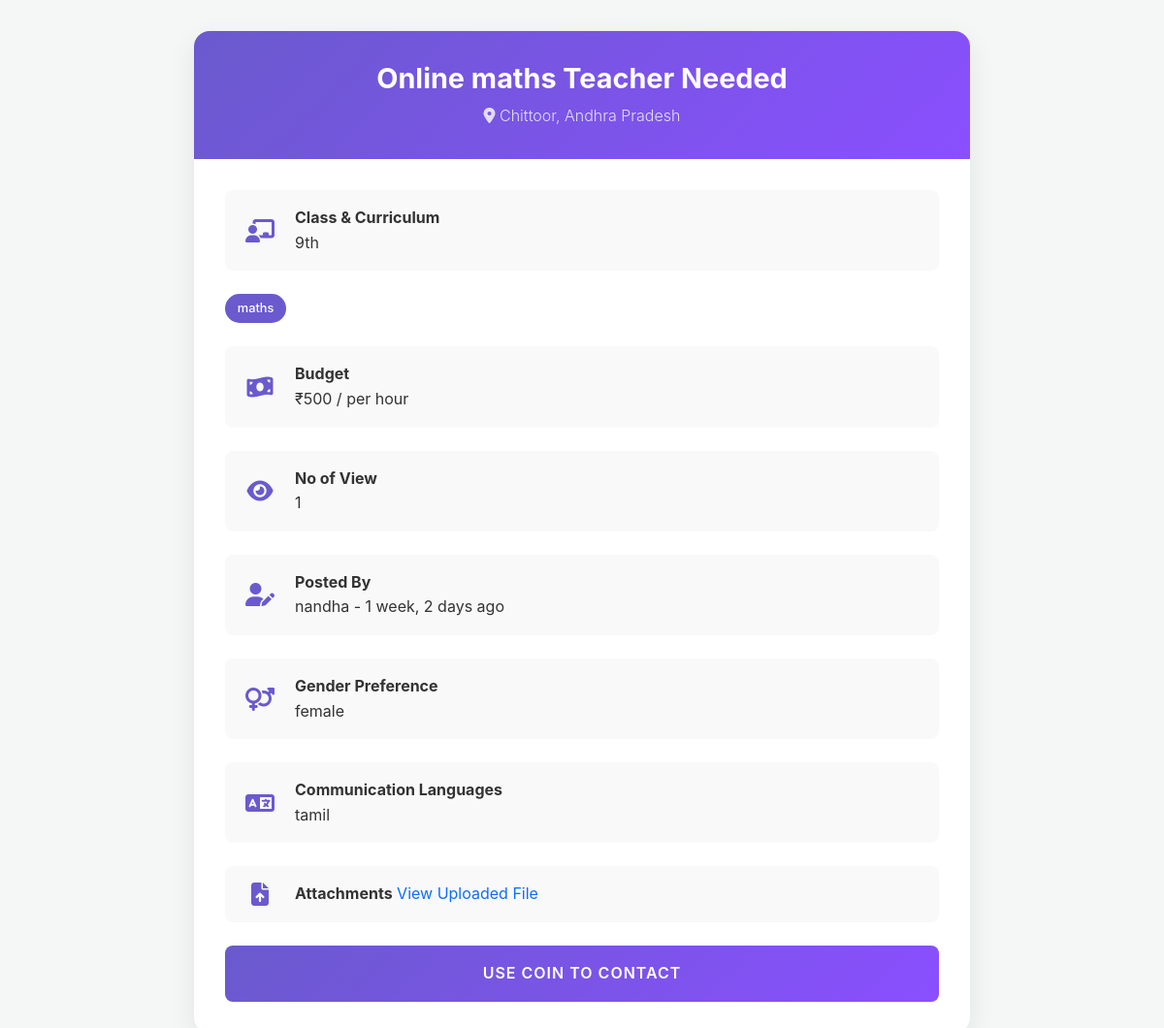
The page /view_post_teach/abc@gmail.com/ipcsbde@gmail.com/96 on the database its author committed.
### kovai_app/models.py (models this page shows)
class Requestpost(models.Model):
    email = models.EmailField(null=True, blank=True)
    classes = models.CharField(max_length=225, null=True, blank=True)
    curriculum= models.CharField(max_length=20,  null=True, blank=True)
    dyr = models.TextField(verbose_name="Details of your requirement",null=True, blank=True)
    dates = models.DateTimeField(default=timezone.now)
    subject = models.CharField(max_length=255,null=False, blank=False)
    two_subject = models.CharField(max_length=255, null=True, blank=True)
    three_subject = models.CharField(max_length=255, null=True, blank=True)
    four_subject = models.CharField(max_length=255, null=True, blank=True)
    five_subject = models.CharField(max_length=255, null=True, blank=True)
    i_want = models.CharField(max_length=50, choices=[
        ("tutoring", "Tutoring"),
        ("assignment_help", "Assignment Help")
    ],null=False, blank=False)
    imagess = models.ImageField(upload_to='images/',null=True,blank=True)
    meeting_option = models.CharField(max_length=255, null=True,blank=True)
    budget = models.CharField(max_length=255)
    budget_need = models.CharField(max_length=50, choices=[
        ("per_hour", "per hour"),
        ("per_day", "per day"),
        ("per_week", "per week"),
        ("per_month", "per month")
    ])
    language = models.CharField(max_length=255,null=True, blank=True)
    need = models.CharField(max_length=10, choices=[
        ("part_time", "Part time"),
        ("full_time", "Full time")
    ] ,null=False, blank=False)
    gender = models.CharField(max_length=10, choices=[
        ("male", "Male"),
        ("female", "Female"),
        ("both", "Both")
    ],null=True,blank=True)
    location = models.CharField(max_length=255,null=True,blank=True)
    profile_photo = models.ImageField(upload_to=upload_to_stu,null=True)
    filename=models.CharField(max_length=200,  null=True, blank=True)
    coin=models.IntegerField(null=True, blank=True)
    count=models.IntegerField(null=True, blank=True)

class TutorRequest(models.Model):
    user = models.OneToOneField(User, on_delete=models.CASCADE,null=True,blank=True)
    id = models.AutoField(primary_key=True)
    name = models.CharField(max_length=100,null=True,blank=True)
    email = models.EmailField()
    location = models.CharField(max_length=255)
    phone = models.CharField(max_length=15)
    w_number = models.CharField(max_length=15,null=True,blank=True)
    password= models.CharField(max_length=100,null=True,blank=True)
    coin=models.IntegerField(null=True, blank=True)
    mobile_otp=models.IntegerField(null=True, blank=True)
    gender=models.CharField(max_length=100,null=True,blank=True)

### kovai_app/views.py (the view)
# urls.py: path('view_post_teach/<a_email>/<email>/<int:id>',views.view_post_teach, name='view_post_teach'),
def view_post_teach(request,a_email,email,id):
    print(email)
    if TutorRegistration.objects.filter(email=a_email).exists():
        if teacher_addcard.objects.filter(email=a_email,cid=id).exists():
            s=TutorRequest.objects.filter(email=email).first()
            sp=Requestpost.objects.get(id=id)
            c=TutorRegistration.objects.filter(email=a_email).first()
            d={"s":s,"sp":sp,"account":c}
            return render(request,"v_full_student_post.html",d)
        else:
            s=TutorRequest.objects.filter(email=email).first()
            sp=Requestpost.objects.get(id=id)
            c=TutorRegistration.objects.filter(email=a_email).first()
            d={"s":s,"sp":sp,"account":c}
            return render(request,"v_student_post.html",d)
    messages.success(request, f"Leaner cannot view Another Leaner Profile")
    return redirect("h_tutors_job")

### kovai_app/templates/v_student_post.html (shortened to what this page needs)
<!DOCTYPE html>
<html lang="en">
<head>
    <link href="https://cdn.jsdelivr.net/npm/bootstrap@5.3.3/dist/css/bootstrap.min.css" rel="stylesheet">
    <link rel="stylesheet" href="https://cdnjs.cloudflare.com/ajax/libs/font-awesome/6.6.0/css/all.min.css">
</head>
<body>
    <div class="job-post-container animate-on-load">
        <div class="job-header">
            <h1>{{sp.meeting_option}} {{sp.subject}} Teacher Needed</h1>
            <div class="location">
                <i class="fas fa-map-marker-alt"></i> {{s.location}}
            </div>
        </div>
        <div class="job-details">
            <div class="detail-section">
                <i class="fas fa-chalkboard-teacher"></i>
                <div>
                    <strong>Class & Curriculum</strong>
                    <p class="mb-0">{{sp.classes}} {{sp.curriculam}}</p>
                </div>
            </div>
            <div class="subjects-list">
                {% if sp.subject %}
                    <span class="subject-tag">{{sp.subject}}</span>
                {% endif %}
            </div>
            <div class="detail-section">
                <i class="fas fa-money-bill-wave"></i>
                <div>
                    <strong>Budget</strong>
                    <p class="mb-0">₹{{sp.budget}} / {{sp.budget_need}}</p>
                </div>
            </div>
            <div class="detail-section">
                <i class="fa-solid fa-eye"></i>
                <div>
                    <strong>No of View</strong>
                    <p class="mb-0">{{sp.count}}</p>
                </div>
            </div>
            <div class="detail-section">
                <i class="fas fa-user-edit"></i>
                <div>
                    <strong>Posted By</strong>
                    <p class="mb-0">{{s.name}} - {{ sp.dates|timesince }} ago</p>
                </div>
            </div>
            <div class="detail-section">
                <i class="fas fa-venus-mars"></i>
                <div>
                    <strong>Gender Preference</strong>
                    <p class="mb-0">{{sp.gender}}</p>
                </div>
            </div>
            <div class="detail-section">
                <i class="fas fa-language"></i>
                <div>
                    <strong>Communication Languages</strong>
                    <p class="mb-0">{{sp.language}}</p>
                </div>
            </div>
            {% if sp.imagess %}
            <div class="detail-section">
                <i class="fas fa-file-upload"></i>
                <div>
                    <strong>Attachments</strong>
                    <a href="{{ sp.imagess.url }}" target="_blank" class="text-decoration-none text-primary">View Uploaded File</a>
                </div>
            </div>
            {% endif %}
            <button class="contact-btn mt-3">
                <a href="/use_coin_teach/{{account.email}}/{{sp.email}}/{{sp.id}}" class="text-white text-decoration-none">
                    Use Coin to Contact
                </a>
            </button>
        </div>
    </div>
</body>
</html>

### kovai_app/templates/v_student_post.html (style rules this page uses)
:root { --primary-color: #4a4a4a; --accent-color: #6a5acd; --background-color: #f4f7f6; --text-color: #333; }
body { background-color: var(--background-color); font-family: 'Inter', -apple-system, BlinkMacSystemFont, 'Segoe UI', Roboto, Oxygen, Ubuntu, Cantarell, 'Open Sans', 'Helvetica Neue', sans-serif; line-height: 1.6; color: var(--text-color); }
.job-post-container { max-width: 800px; margin: 2rem auto; background: white; border-radius: 16px; box-shadow: 0 10px 30px rgba(0, 0, 0, 0.08); overflow: hidden; transition: all 0.3s ease; }
.job-header { background: linear-gradient(135deg, var(--accent-color), #8a4fff); color: white; padding: 2rem; text-align: center; position: relative; }
.job-header h1 { font-weight: 700; font-size: 1.8rem; margin-bottom: 0.5rem; }
.job-header .location { font-weight: 300; opacity: 0.8; }
.job-details { padding: 2rem; }
.detail-section { margin-bottom: 1.5rem; padding: 1rem; background-color: #f9f9f9; border-radius: 8px; display: flex; align-items: center; gap: 1rem; }
.detail-section i { color: var(--accent-color); font-size: 1.5rem; min-width: 40px; text-align: center; }
.subjects-list { display: flex; flex-wrap: wrap; gap: 0.5rem; margin-bottom: 1.5rem; }
.subject-tag { background-color: var(--accent-color); color: white; padding: 0.3rem 0.8rem; border-radius: 20px; font-size: 0.8rem; font-weight: 500; }
.contact-btn { display: block; width: 100%; padding: 1rem; background: linear-gradient(135deg, var(--accent-color), #8a4fff); color: white; border: none; border-radius: 8px; font-weight: 600; text-transform: uppercase; letter-spacing: 1px; transition: transform 0.3s ease; }
.animate-on-load { animation: fadeInUp 0.8s ease-out; }

### rows shown on the page
Requestpost: meeting_option "Online", subject "maths", classes "9th", budget "500", budget_need "per hour", count "1", dates "1 week, 2 days", gender "female", language "tamil"
TutorRequest: location "Chittoor, Andhra Pradesh", name "nandha"
